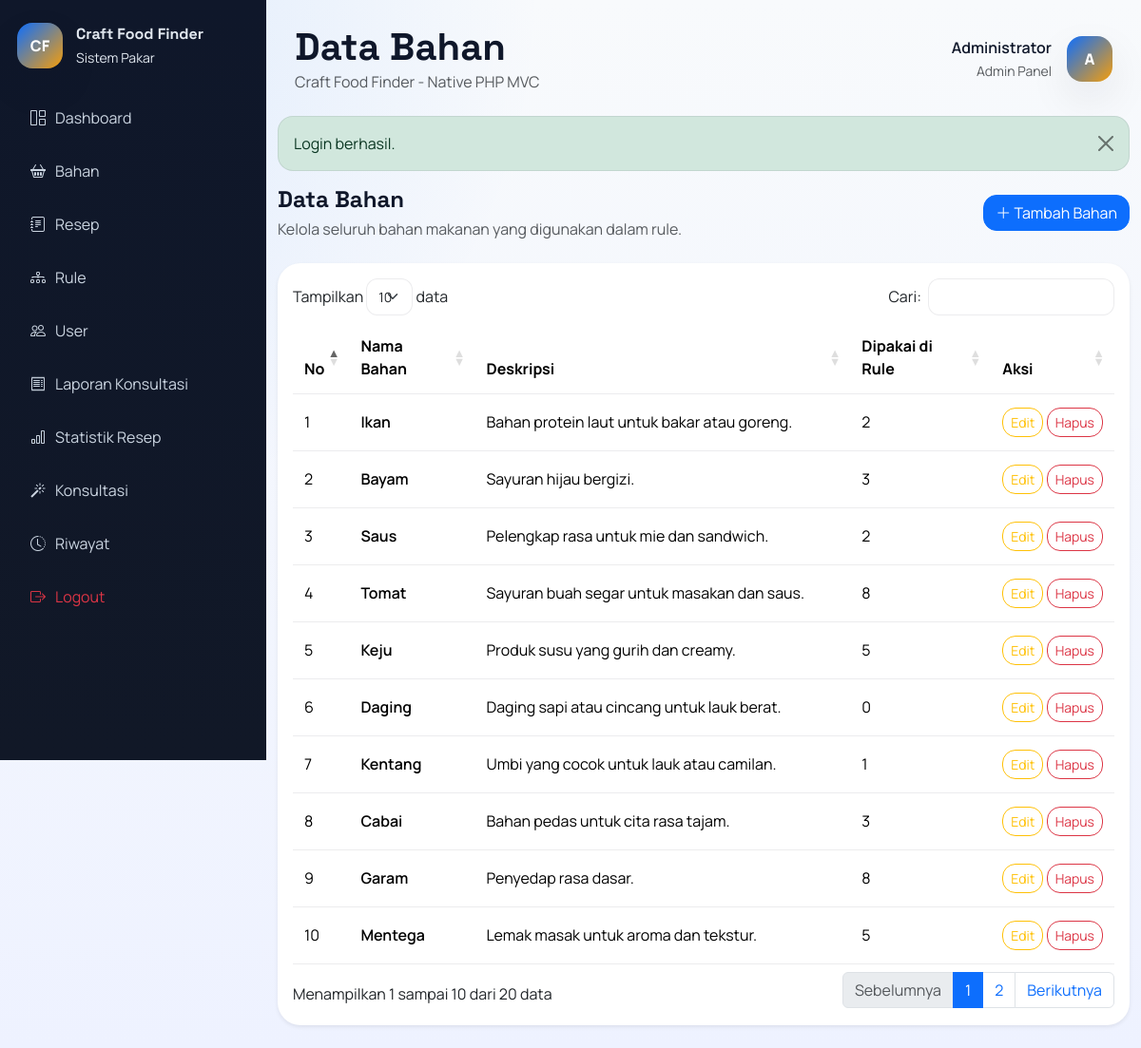
The app's page /index.php?route=ingredient/index (signed in) with its own data.
### tables this page shows
CREATE TABLE ingredients (
    id INT AUTO_INCREMENT PRIMARY KEY,
    nama_bahan VARCHAR(100) NOT NULL UNIQUE,
    deskripsi TEXT NULL
);

### app/core/BaseController.php (called while the page is built, shortened)
<?php
class BaseController
{
    protected function render(string $view, array $data = [], string $layout = 'user'): void
    {
        extract($data);
        $viewFile = __DIR__ . '/../../views/' . $view . '.php';
        require $viewFile;
    }
}

### app/controllers/IngredientController.php (called while the page is built, shortened)
<?php
class IngredientController extends BaseController
{
    public function index(): void
    {
        $this->render('admin/ingredients/index', [
            'title' => 'Data Bahan',
            'ingredients' => $this->ingredientModel->allWithUsage(),
        ], 'admin');
    }
}

### public/index.php (called while the page is built, shortened)
<?php
$route = $_GET['route'] ?? '';
[$controllerSegment, $action] = array_pad(explode('/', $route, 2), 2, 'index');
$controller = new $controllerName();
$action = $action ?: 'index';
$controller->{$action}();

### app/config/config.php (called while the page is built, shortened)
<?php
return [
    'app_name' => 'Craft Food Finder',
    'app_url' => rtrim((string) (getenv('APP_URL') ?: 'http://localhost:8080'), '/'),
    'session_name' => 'craft_food_finder_session',
    'db_host' => getenv('DB_HOST') ?: 'mysql',
    'db_port' => getenv('DB_PORT') ?: '3306',
    'db_name' => getenv('DB_DATABASE') ?: 'craft_food_finder',
    'db_user' => getenv('DB_USERNAME') ?: 'root',
    'db_pass' => getenv('DB_PASSWORD') ?: 'secret',
    'db_charset' => 'utf8mb4',
    'upload_dir' => __DIR__ . '/../../public/assets/uploads',
    'upload_url' => '/assets/uploads',
];

### app/config/database.php (called while the page is built, shortened)
<?php
function db(): PDO
{
    $config = require __DIR__ . '/config.php';
    $dsn = sprintf(
        'mysql:host=%s;port=%s;dbname=%s;charset=%s',
        $config['db_host'],
        $config['db_port'],
        $config['db_name'],
        $config['db_charset']
    );
    $pdo = new PDO($dsn, $config['db_user'], $config['db_pass'], [
        PDO::ATTR_ERRMODE => PDO::ERRMODE_EXCEPTION,
        PDO::ATTR_DEFAULT_FETCH_MODE => PDO::FETCH_ASSOC,
        PDO::ATTR_EMULATE_PREPARES => false,
    ]);
    return $pdo;
}

### app/helpers.php (called while the page is built, shortened)
<?php
function config(string $key, mixed $default = null): mixed
{
    global $config;
    return $config[$key] ?? $default;
}
function e(mixed $value): string
{
    return htmlspecialchars((string) $value, ENT_QUOTES, 'UTF-8');
}
function route_url(string $route = ''): string
{
    $base = rtrim(config('app_url', 'http://localhost:8080'), '/');
    return $base . '/index.php?route=' . $route;
}

### app/core/BaseModel.php (called while the page is built, shortened)
<?php
class BaseModel
{
    public function __construct()
    {
        $this->pdo = db();
    }
}

### app/models/IngredientModel.php (called while the page is built, shortened)
<?php
class IngredientModel extends BaseModel
{
    public function allWithUsage(): array
    {
        $stmt = $this->pdo->query('SELECT i.*, COUNT(rd.id) AS used_total FROM ingredients i LEFT JOIN rule_details rd ON rd.ingredient_id = i.id GROUP BY i.id ORDER BY i.id DESC');
        return $stmt->fetchAll();
    }
}

### views/admin/ingredients/index.php (the view)
<div class="d-flex justify-content-between align-items-center mb-4">
    <div>
        <h2 class="h4 fw-bold mb-1">Data Bahan</h2>
        <p class="text-muted mb-0">Kelola seluruh bahan makanan yang digunakan dalam rule.</p>
    </div>
    <a href="<?= route_url('ingredient/create') ?>" class="btn btn-primary"><i class="bi bi-plus-lg"></i> Tambah Bahan</a>
</div>
<div class="card shadow-sm border-0">
    <div class="card-body">
        <div class="table-responsive">
            <table class="table table-hover align-middle data-table">
                <thead>
                    <tr>
                        <th>No</th>
                        <th>Nama Bahan</th>
                        <th>Deskripsi</th>
                        <th>Dipakai di Rule</th>
                        <th>Aksi</th>
                    </tr>
                </thead>
                <tbody>
                    <?php foreach ($ingredients as $index => $ingredient): ?>
                        <tr>
                            <td><?= $index + 1 ?></td>
                            <td class="fw-semibold"><?= e($ingredient['nama_bahan']) ?></td>
                            <td><?= e($ingredient['deskripsi'] ?: '-') ?></td>
                            <td><?= e((string) $ingredient['used_total']) ?></td>
                            <td class="text-nowrap">
                                <a href="<?= route_url('ingredient/edit&id=' . $ingredient['id']) ?>" class="btn btn-sm btn-outline-warning">Edit</a>
                                <a href="<?= route_url('ingredient/delete&id=' . $ingredient['id']) ?>" class="btn btn-sm btn-outline-danger btn-delete">Hapus</a>
                            </td>
                        </tr>
                    <?php endforeach; ?>
                </tbody>
            </table>
        </div>
    </div>
</div>

### public/css/style.css (style rules this page uses)
:root { --bg: #f5f7fb; --surface: #ffffff; --surface-2: #0f172a; --primary: #0d6efd; --primary-2: #1d4ed8; --accent: #f59e0b; --text: #0f172a; --muted: #64748b; --border: rgba(15, 23, 42, 0.08); --shadow: 0 18px 45px rgba(15, 23, 42, 0.08); }
* { box-sizing: border-box; }
body { margin: 0; font-family: 'Manrope', 'Segoe UI', sans-serif; background: radial-gradient(circle at top left, rgba(13, 110, 253, 0.12), transparent 35%), linear-gradient(180deg, #f8fafc 0%, #eef2ff 100%); color: var(--text); }
h1, h2, h3, h4, h5, .navbar-brand, .brand-title { font-family: 'Space Grotesk', 'Segoe UI', sans-serif; }
a { text-decoration: none; }
.card, .table, .form-control, .form-select, .list-group-item, .alert { border-color: var(--border) !important; }
.card { border-radius: 24px; }
.table > :not(caption) > * > * { padding: 14px 12px; }
.btn { border-radius: 14px; }

### records on screen
ingredients: nama_bahan "Ikan", deskripsi "Bahan protein laut untuk bakar atau goreng.", used_total "2"
ingredients: nama_bahan "Bayam", deskripsi "Sayuran hijau bergizi.", used_total "3"
ingredients: nama_bahan "Saus", deskripsi "Pelengkap rasa untuk mie dan sandwich.", used_total "2"
ingredients: nama_bahan "Tomat", deskripsi "Sayuran buah segar untuk masakan dan saus.", used_total "8"
ingredients: nama_bahan "Keju", deskripsi "Produk susu yang gurih dan creamy.", used_total "5"
ingredients: nama_bahan "Daging", deskripsi "Daging sapi atau cincang untuk lauk berat.", used_total "0"
ingredients: nama_bahan "Kentang", deskripsi "Umbi yang cocok untuk lauk atau camilan.", used_total "1"
ingredients: nama_bahan "Cabai", deskripsi "Bahan pedas untuk cita rasa tajam.", used_total "3"
ingredients: nama_bahan "Garam", deskripsi "Penyedap rasa dasar.", used_total "8"
ingredients: nama_bahan "Mentega", deskripsi "Lemak masak untuk aroma dan tekstur.", used_total "5"

### other values on screen
config('app_name') "Craft Food Finder"
$title "Data Bahan"
auth_user()['nama'] "Administrator"
substr((string) (auth_user()['nama'] ?? 'A'), 0, 1) "A"
$message "Login berhasil."
